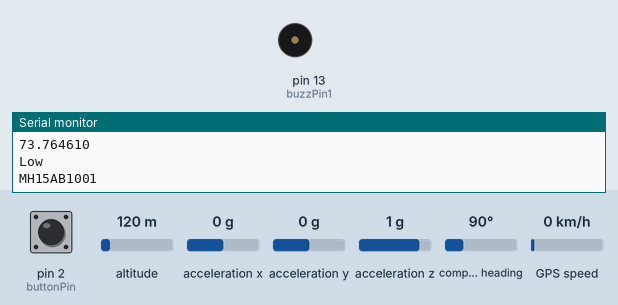
Bench run of a sketch on a simulated Arduino Uno, built with avr-gcc and run on an emulated ATmega328P. Parts: buzzer (waves = sounding), the last lines printed to the serial monitor. Wiring (inferred from the names in the program): ADXL345 accelerometer at I2C address 0x53. The test bench sets the inputs (shaded band); at power-on: pin 2 (buttonPin) LOW, altitude 120 m, acceleration x 0 g, acceleration y 0 g, acceleration z 1 g, compass heading 90°, GPS speed 0 km/h. The GPS gets a fix after 3 s at 37.7749, -122.4194 with 8 satellites.

Above: at 2.5 s.
2.6 s: pin 2 (buttonPin) pulled HIGH for 1 s
At 4.3 s:
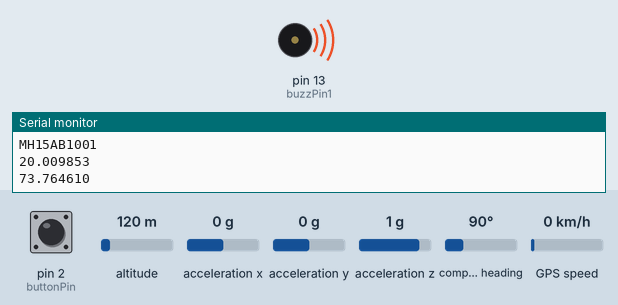
Timing chart, 0 to 6.1 s (numbered marks = the images above; inputs shaded):
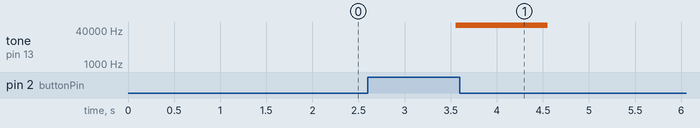

The sketch:

m_HornControlHardware.ion.ino
```cpp
#include <SoftwareSerial.h>
#include <TinyGPS.h>
#include <Wire.h>  // Wire library - used for I2C communication

String vehicleNumber="MH15AB1001";

//button
const int buttonPin = 2;     // the number of the pushbutton pin
int buttonState = 0;         // variable for reading the pushbutton status

//buzzer
const int buzzPin1 =  13;      // the number of the Buzzer pin

//gps
SoftwareSerial gpsSerial(3,4);//rx,tx
TinyGPS gps; // create gps object
float lat = 20.00985396236794, lon = 73.76461088769238; // create variable for latitude and longitude object
//float lat = 19.010216, lon = 73.764029; // create variable for latitude and longitude object

//ADXL -  VCC-5V, GND-GND, SDA-A4, SCL-A5
int ADXL345 = 0x53; // The ADXL345 sensor I2C address
float X_out, Y_out, Z_out;  // Outputs

int p, count=0;
char unit[1];
int spd=0;

void setup()
{
  Serial.begin(9600); // connect serial
  gpsSerial.begin(9600); // connect gps sensor

  // initialize the Buzzer pin as an output:
  pinMode(buzzPin1, OUTPUT);
  // initialize the pushbutton pin as an input:
  pinMode(buttonPin, INPUT);
  digitalWrite(buzzPin1, HIGH);
  Serial.begin(9600); // Starts the serial communication

  Serial.begin(9600); // Initiate serial communication for printing the results on the Serial monitor
  Wire.begin(); // Initiate the Wire library
  // Set ADXL345 in measuring mode
  Wire.beginTransmission(ADXL345); // Start communicating with the device
  Wire.write(0x2D); // Access/ talk to POWER_CTL Register - 0x2D
  // Enable measurement
  Wire.write(8); // (8dec -> 0000 1000 binary) Bit D3 High for measuring enable
  Wire.endTransmission();
  delay(10);
}

void loop()
{

  //Serial.print("Vehicle Number:");
  Serial.println(vehicleNumber);
  delay(500);

  getLocation();

  if(Serial.available())
  {
    Serial.readBytes(unit,1);
    p=atoi(unit);
    if(p==1)
    {
      // read the state of the pushbutton value:
      buttonState = digitalRead(buttonPin);
      // check if the pushbutton is pressed.
      // if it is, the buttonState is HIGH:
      if(buttonState == HIGH)
      {
        // turn Buzzer on:
        //digitalWrite(buzzPin2, LOW);

            //iterate over the notes of the melody
            buttonState = digitalRead(buttonPin);
            if(buttonState == HIGH)
            {
              tone(buzzPin1, -1, 0);
              delay(1000);
              noTone(buzzPin1);
              digitalWrite(buzzPin1, HIGH);
            }


      }
      else
      {
        // turn Buzzer off:
        digitalWrite(buzzPin1, HIGH);
      }
      spd=getSpeed();
      if(spd==1)
      {
        // turn Buzzer on:
        digitalWrite(buzzPin1, LOW);
        delay(500);
        // turn Buzzer off:
        digitalWrite(buzzPin1, HIGH);
      }
      else
      {
        delay(500);
      }
    }
    else
    {
      // read the state of the pushbutton value:
      buttonState = digitalRead(buttonPin);
      // check if the pushbutton is pressed.
      // if it is, the buttonState is HIGH:
      if(buttonState == HIGH)
      {
        // turn Buzzer on:
        tone(buzzPin1, -1, 0);
              delay(1000);
              noTone(buzzPin1);
              digitalWrite(buzzPin1, HIGH);
      }
      else
      {
        // turn Buzzer off:
        digitalWrite(buzzPin1, HIGH);
      }
      getSpeed();
    }
    Serial.flush();
  }
  else
  {
    // read the state of the pushbutton value:
    buttonState = digitalRead(buttonPin);
    if(buttonState == HIGH)
    {
      // turn Buzzer on:
      tone(buzzPin1, -1, 0);
              delay(1000);
              noTone(buzzPin1);
              digitalWrite(buzzPin1, HIGH);
    }
    else
    {
      // turn Buzzer off:
      digitalWrite(buzzPin1, HIGH);
    }
    getSpeed();
  }
}

void getLocation()
{
  while(gpsSerial.available())// check for gps data
  {
    if(gps.encode(gpsSerial.read()))// encode gps data
    {
      gps.f_get_position(&lat,&lon); // get latitude and longitude
      //Serial.print("Position: ");
      //Serial.print("Latitude:");
      Serial.println(lat,6);
      delay(500);
      //Serial.print(";");
      //Serial.print("Longitude:");
      Serial.println(lon,6);
      delay(500);
      //Serial.print(lat);
      //Serial.print(" ");
      //Serial.print(lon);
   }
  }
  String latitude = String(lat,6);
  String longitude = String(lon,6);
  //Serial.print("Latitude:");
  Serial.println(latitude);
  delay(500);
  //Serial.print("Longitude:");
  Serial.println(longitude);
  delay(500);
}

int getSpeed()
{
  // === Read acceleromter data === //
  Wire.beginTransmission(ADXL345);
  Wire.write(0x32); // Start with register 0x32 (ACCEL_XOUT_H)
  Wire.endTransmission(false);
  Wire.requestFrom(ADXL345, 6, true); // Read 6 registers total, each axis value is stored in 2 registers
  X_out = ( Wire.read()| Wire.read() << 8); // X-axis value
  X_out = X_out/256; //For a range of +-2g, we need to divide the raw values by 256, according to the datasheet
  Y_out = ( Wire.read()| Wire.read() << 8); // Y-axis value
  Y_out = Y_out/256;
  Z_out = ( Wire.read()| Wire.read() << 8); // Z-axis value
  Z_out = Z_out/256;
  //Serial.print("Xa= ");
  //Serial.print(X_out);
  //Serial.print("   Ya= ");
  //Serial.print(Y_out);
  //Serial.print("   Za= ");
  //Serial.println(Z_out);
  if(X_out>1.0 || Y_out>1.0 || Z_out>1.0)
  {
    //Serial.print("Speed : ");
    Serial.println("High");
    return(1);
  }
  else
  {
    //Serial.print("Speed : ");
    Serial.println("Low");
    delay(500);
    return(0);
  }
}
```

Measured:
- after the input at 2.6 s, tone on pin 13 (buzzPin1): silent → 65535 Hz after 0.95 s, → silent 1.0 s later
